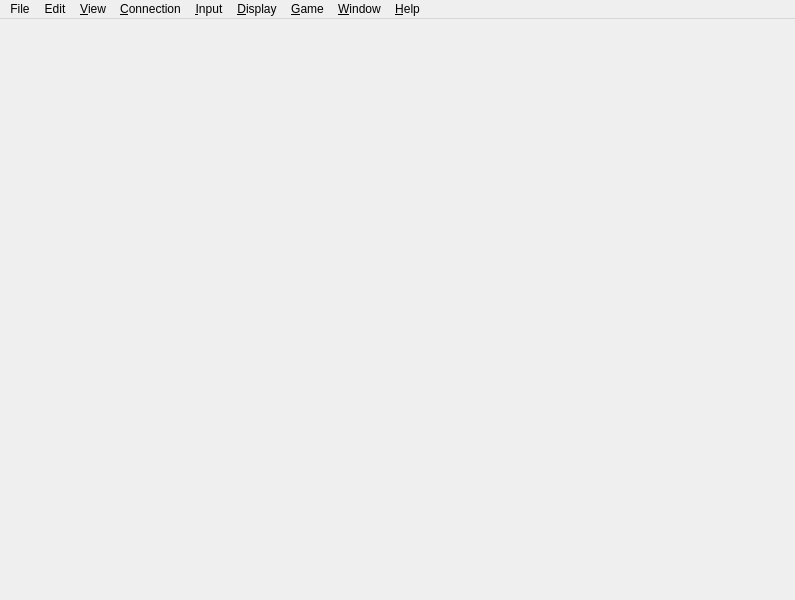
<?xml version="1.0" encoding="UTF-8"?>
<ui version="4.0">
 <class>App</class>
 <widget class="QMainWindow" name="App">
  <property name="geometry">
   <rect>
    <x>0</x>
    <y>0</y>
    <width>795</width>
    <height>600</height>
   </rect>
  </property>
  <property name="windowTitle">
   <string>qMUSHclient</string>
  </property>
  <property name="documentMode">
   <bool>true</bool>
  </property>
  <widget class="QTabWidget" name="world_tabs">
   <property name="autoFillBackground">
    <bool>false</bool>
   </property>
   <property name="documentMode">
    <bool>true</bool>
   </property>
   <property name="tabsClosable">
    <bool>true</bool>
   </property>
   <property name="movable">
    <bool>true</bool>
   </property>
   <property name="tabBarAutoHide">
    <bool>true</bool>
   </property>
  </widget>
  <widget class="QMenuBar" name="menuBar">
   <property name="geometry">
    <rect>
     <x>0</x>
     <y>0</y>
     <width>795</width>
     <height>27</height>
    </rect>
   </property>
   <widget class="QMenu" name="menu_file">
    <property name="title">
     <string>File</string>
    </property>
    <addaction name="action_new"/>
    <addaction name="action_open_world"/>
    <addaction name="action_open_worlds_in_startup_list"/>
    <addaction name="action_close_world"/>
    <addaction name="action_import"/>
    <addaction name="action_plugins"/>
    <addaction name="action_plugin_wizard"/>
    <addaction name="action_save_world_details"/>
    <addaction name="action_save_world_details_as"/>
    <addaction name="action_save_selection"/>
    <addaction name="separator"/>
    <addaction name="action_print"/>
    <addaction name="action_print_setup"/>
    <addaction name="action_global_preferences"/>
    <addaction name="action_log_session"/>
    <addaction name="action_reload_defaults"/>
    <addaction name="action_world_properties"/>
    <addaction name="action_windows_socket_info"/>
    <addaction name="separator"/>
    <addaction name="action_rec_1"/>
    <addaction name="action_rec_2"/>
    <addaction name="action_rec_3"/>
    <addaction name="action_rec_4"/>
    <addaction name="action_rec_5"/>
    <addaction name="separator"/>
    <addaction name="action_exit"/>
   </widget>
   <widget class="QMenu" name="menu_edit">
    <property name="title">
     <string>Edit</string>
    </property>
    <addaction name="action_undo"/>
    <addaction name="action_redo"/>
    <addaction name="separator"/>
    <addaction name="action_cut"/>
    <addaction name="action_copy"/>
    <addaction name="action_copy_as_html"/>
    <addaction name="action_paste"/>
    <addaction name="separator"/>
    <addaction name="action_paste_to_world"/>
    <addaction name="action_recall_last_word"/>
    <addaction name="separator"/>
    <addaction name="action_select_all"/>
    <addaction name="action_spell_check"/>
    <addaction name="separator"/>
    <addaction name="action_generate_character_name"/>
    <addaction name="action_reload_names_file"/>
    <addaction name="action_generate_unique_id"/>
    <addaction name="separator"/>
    <addaction name="action_color_picker"/>
    <addaction name="action_debug_packets"/>
    <addaction name="separator"/>
    <addaction name="action_go_to_matching_brace"/>
    <addaction name="action_select_to_matching_brace"/>
    <addaction name="separator"/>
    <addaction name="action_convert_clipboard_forum_codes"/>
   </widget>
   <widget class="QMenu" name="menu_view">
    <property name="title">
     <string>&amp;View</string>
    </property>
    <addaction name="action_world_toolbar"/>
    <addaction name="action_activity_toolbar"/>
    <addaction name="action_status_bar"/>
    <addaction name="action_info_bar"/>
    <addaction name="separator"/>
    <addaction name="action_reset_toolbar_locations"/>
    <addaction name="action_always_on_top"/>
    <addaction name="action_full_screen_mode"/>
   </widget>
   <widget class="QMenu" name="menu_connection">
    <property name="title">
     <string>&amp;Connection</string>
    </property>
    <addaction name="action_quick_connect"/>
    <addaction name="separator"/>
    <addaction name="action_connect"/>
    <addaction name="action_disconnect"/>
    <addaction name="separator"/>
    <addaction name="action_auto_connect"/>
    <addaction name="action_reconnect_on_disconnect"/>
    <addaction name="separator"/>
    <addaction name="action_connect_to_all_open_worlds"/>
    <addaction name="action_connect_to_worlds_in_startup_list"/>
   </widget>
   <widget class="QMenu" name="menu_input">
    <property name="title">
     <string>&amp;Input</string>
    </property>
    <addaction name="action_next_command"/>
    <addaction name="action_previous_command"/>
    <addaction name="action_repeat_last_command"/>
    <addaction name="action_quit_from_this_world"/>
    <addaction name="separator"/>
    <addaction name="action_command_history"/>
    <addaction name="action_clear_command_history"/>
    <addaction name="action_discard_queued_commands"/>
    <addaction name="separator"/>
    <addaction name="action_auto_say"/>
    <addaction name="action_send_file"/>
    <addaction name="action_global_change"/>
    <addaction name="action_key_name"/>
   </widget>
   <widget class="QMenu" name="menu_display">
    <property name="title">
     <string>&amp;Display</string>
    </property>
    <addaction name="action_start"/>
    <addaction name="action_page_up"/>
    <addaction name="action_page_down"/>
    <addaction name="action_end"/>
    <addaction name="action_line_up"/>
    <addaction name="action_line_down"/>
    <addaction name="separator"/>
    <addaction name="action_activity_list"/>
    <addaction name="action_pause_output"/>
    <addaction name="separator"/>
    <addaction name="action_find"/>
    <addaction name="action_find_again"/>
    <addaction name="action_recall_text"/>
    <addaction name="action_go_to_line"/>
    <addaction name="separator"/>
    <addaction name="action_go_to_url"/>
    <addaction name="action_send_mail_to"/>
    <addaction name="separator"/>
    <addaction name="action_clear_output_buffer"/>
    <addaction name="action_stop_sound_playing"/>
    <addaction name="separator"/>
    <addaction name="action_bookmark_selection"/>
    <addaction name="action_go_to_bookmark"/>
    <addaction name="action_highlight_word"/>
    <addaction name="action_multi_line_trigger"/>
    <addaction name="action_text_attributes"/>
    <addaction name="separator"/>
    <addaction name="action_no_command_echo"/>
   </widget>
   <widget class="QMenu" name="menu_game">
    <property name="title">
     <string>&amp;Game</string>
    </property>
    <widget class="QMenu" name="menu_configure">
     <property name="title">
      <string>&amp;Configure</string>
     </property>
     <addaction name="action_all_configuration"/>
     <addaction name="separator"/>
    </widget>
    <addaction name="menu_configure"/>
    <addaction name="action_chat_sessions"/>
    <addaction name="action_wrap_output"/>
    <addaction name="separator"/>
    <addaction name="action_test_trigger"/>
    <addaction name="separator"/>
    <addaction name="action_minimize_program"/>
    <addaction name="separator"/>
    <addaction name="action_immediate"/>
    <addaction name="action_edit_script_file"/>
    <addaction name="action_reload_script_file"/>
    <addaction name="action_trace"/>
    <addaction name="separator"/>
    <addaction name="action_reset_all_timers"/>
    <addaction name="separator"/>
    <addaction name="action_send_to_all_worlds"/>
    <addaction name="action_mapper"/>
    <addaction name="action_do_mapper_special"/>
    <addaction name="action_add_mapper_comment"/>
   </widget>
   <widget class="QMenu" name="menu_Window">
    <property name="title">
     <string>&amp;Window</string>
    </property>
    <addaction name="action_new_window"/>
    <addaction name="action_cascade"/>
    <addaction name="action_title_horizontally"/>
    <addaction name="action_tile_vertically"/>
    <addaction name="action_arrange_icons"/>
    <addaction name="action_minimize"/>
    <addaction name="action_close_all_notepad_windows"/>
    <addaction name="action_maximize"/>
    <addaction name="action_restore"/>
    <addaction name="separator"/>
   </widget>
   <widget class="QMenu" name="menu_Help">
    <property name="title">
     <string>&amp;Help</string>
    </property>
    <addaction name="action_tip_of_the_day"/>
    <addaction name="separator"/>
    <addaction name="action_getting_started"/>
    <addaction name="separator"/>
    <addaction name="action_contents"/>
    <addaction name="action_index"/>
    <addaction name="action_using_help"/>
    <addaction name="separator"/>
    <addaction name="action_bug_reports"/>
    <addaction name="action_documentation_web_page"/>
    <addaction name="action_forum"/>
    <addaction name="action_functions_list"/>
    <addaction name="action_functions_web_page"/>
    <addaction name="action_mud_lists"/>
    <addaction name="action_qmushclient_web_page"/>
    <addaction name="action_plugins_list"/>
    <addaction name="action_regular_expressions_web_page"/>
    <addaction name="action_about_qmushclient"/>
   </widget>
   <addaction name="menu_file"/>
   <addaction name="menu_edit"/>
   <addaction name="menu_view"/>
   <addaction name="menu_connection"/>
   <addaction name="menu_input"/>
   <addaction name="menu_display"/>
   <addaction name="menu_game"/>
   <addaction name="menu_Window"/>
   <addaction name="menu_Help"/>
  </widget>
  <action name="action_new">
   <property name="icon">
    <iconset theme="document-new">
     <normaloff>.</normaloff>.</iconset>
   </property>
   <property name="text">
    <string>&amp;New World...</string>
   </property>
   <property name="shortcut">
    <string>Ctrl+N</string>
   </property>
  </action>
  <action name="action_open_world">
   <property name="icon">
    <iconset theme="document-open">
     <normaloff>.</normaloff>.</iconset>
   </property>
   <property name="text">
    <string>&amp;Open World...</string>
   </property>
   <property name="shortcut">
    <string>Ctrl+O</string>
   </property>
  </action>
  <action name="action_open_worlds_in_startup_list">
   <property name="text">
    <string>Open Worlds in Startup List</string>
   </property>
   <property name="shortcut">
    <string>Ctrl+Alt+O</string>
   </property>
  </action>
  <action name="action_close_world">
   <property name="enabled">
    <bool>false</bool>
   </property>
   <property name="icon">
    <iconset theme="window-close">
     <normaloff>.</normaloff>.</iconset>
   </property>
   <property name="text">
    <string>&amp;Close World</string>
   </property>
  </action>
  <action name="action_import">
   <property name="enabled">
    <bool>false</bool>
   </property>
   <property name="icon">
    <iconset theme="document-import">
     <normaloff>.</normaloff>.</iconset>
   </property>
   <property name="text">
    <string>&amp;Import...</string>
   </property>
   <property name="shortcut">
    <string>Ctrl+Alt+I</string>
   </property>
  </action>
  <action name="action_plugins">
   <property name="enabled">
    <bool>false</bool>
   </property>
   <property name="icon">
    <iconset theme="plugins">
     <normaloff>.</normaloff>.</iconset>
   </property>
   <property name="text">
    <string>Pl&amp;ugins...</string>
   </property>
   <property name="shortcut">
    <string>Ctrl+Shift+P</string>
   </property>
  </action>
  <action name="action_plugin_wizard">
   <property name="enabled">
    <bool>false</bool>
   </property>
   <property name="text">
    <string>Plugin Wizard...</string>
   </property>
   <property name="shortcut">
    <string>Ctrl+Alt+Shift+P</string>
   </property>
  </action>
  <action name="action_save_world_details">
   <property name="enabled">
    <bool>false</bool>
   </property>
   <property name="icon">
    <iconset theme="document-save">
     <normaloff>.</normaloff>.</iconset>
   </property>
   <property name="text">
    <string>&amp;Save World Details</string>
   </property>
   <property name="shortcut">
    <string>Ctrl+S</string>
   </property>
  </action>
  <action name="action_save_world_details_as">
   <property name="enabled">
    <bool>false</bool>
   </property>
   <property name="icon">
    <iconset theme="document-save-as">
     <normaloff>.</normaloff>.</iconset>
   </property>
   <property name="text">
    <string>Save World Details &amp;As...</string>
   </property>
  </action>
  <action name="action_save_selection">
   <property name="enabled">
    <bool>false</bool>
   </property>
   <property name="text">
    <string>Save Selection...</string>
   </property>
  </action>
  <action name="action_print">
   <property name="enabled">
    <bool>false</bool>
   </property>
   <property name="icon">
    <iconset theme="document-print">
     <normaloff>.</normaloff>.</iconset>
   </property>
   <property name="text">
    <string>&amp;Print...</string>
   </property>
   <property name="shortcut">
    <string>Ctrl+P</string>
   </property>
  </action>
  <action name="action_print_setup">
   <property name="text">
    <string>Print Se&amp;tup...</string>
   </property>
  </action>
  <action name="action_global_preferences">
   <property name="icon">
    <iconset theme="configure">
     <normaloff>.</normaloff>.</iconset>
   </property>
   <property name="text">
    <string>&amp;Global Preferences...</string>
   </property>
   <property name="shortcut">
    <string>Ctrl+Alt+G</string>
   </property>
  </action>
  <action name="action_log_session">
   <property name="checkable">
    <bool>true</bool>
   </property>
   <property name="enabled">
    <bool>false</bool>
   </property>
   <property name="text">
    <string>&amp;Log Session...</string>
   </property>
   <property name="shortcut">
    <string>Ctrl+Shift+J</string>
   </property>
  </action>
  <action name="action_reload_defaults">
   <property name="enabled">
    <bool>false</bool>
   </property>
   <property name="text">
    <string>&amp;Reload Defaults</string>
   </property>
   <property name="shortcut">
    <string>Ctrl+Alt+R</string>
   </property>
  </action>
  <action name="action_world_properties">
   <property name="enabled">
    <bool>false</bool>
   </property>
   <property name="text">
    <string>&amp;World Properties...</string>
   </property>
   <property name="shortcut">
    <string>Alt+Return</string>
   </property>
  </action>
  <action name="action_windows_socket_info">
   <property name="text">
    <string>Windows Socket Info...</string>
   </property>
  </action>
  <action name="action_exit">
   <property name="icon">
    <iconset theme="application-exit">
     <normaloff>.</normaloff>.</iconset>
   </property>
   <property name="text">
    <string>E&amp;xit</string>
   </property>
   <property name="menuRole">
    <enum>QAction::QuitRole</enum>
   </property>
  </action>
  <action name="action_undo">
   <property name="enabled">
    <bool>false</bool>
   </property>
   <property name="icon">
    <iconset theme="edit-undo">
     <normaloff>.</normaloff>.</iconset>
   </property>
   <property name="text">
    <string>&amp;Undo</string>
   </property>
   <property name="shortcut">
    <string>Ctrl+Z</string>
   </property>
  </action>
  <action name="action_cut">
   <property name="enabled">
    <bool>false</bool>
   </property>
   <property name="icon">
    <iconset theme="edit-cut">
     <normaloff>.</normaloff>.</iconset>
   </property>
   <property name="text">
    <string>Cu&amp;t</string>
   </property>
   <property name="shortcut">
    <string>Ctrl+X</string>
   </property>
  </action>
  <action name="action_copy">
   <property name="enabled">
    <bool>false</bool>
   </property>
   <property name="icon">
    <iconset theme="edit-copy">
     <normaloff>.</normaloff>.</iconset>
   </property>
   <property name="text">
    <string>&amp;Copy</string>
   </property>
   <property name="shortcut">
    <string>Ctrl+C</string>
   </property>
  </action>
  <action name="action_copy_as_html">
   <property name="enabled">
    <bool>false</bool>
   </property>
   <property name="text">
    <string>Copy as HTML</string>
   </property>
   <property name="shortcut">
    <string>Ctrl+Alt+C</string>
   </property>
  </action>
  <action name="action_paste">
   <property name="enabled">
    <bool>false</bool>
   </property>
   <property name="icon">
    <iconset theme="edit-paste">
     <normaloff>.</normaloff>.</iconset>
   </property>
   <property name="text">
    <string>&amp;Paste</string>
   </property>
   <property name="shortcut">
    <string>Ctrl+V</string>
   </property>
  </action>
  <action name="action_paste_to_world">
   <property name="enabled">
    <bool>false</bool>
   </property>
   <property name="text">
    <string>Paste to &amp;World...</string>
   </property>
   <property name="shortcut">
    <string>Ctrl+Shift+V</string>
   </property>
  </action>
  <action name="action_recall_last_word">
   <property name="enabled">
    <bool>false</bool>
   </property>
   <property name="text">
    <string>Recall Last Word</string>
   </property>
   <property name="shortcut">
    <string>Ctrl+Backspace</string>
   </property>
  </action>
  <action name="action_select_all">
   <property name="enabled">
    <bool>false</bool>
   </property>
   <property name="icon">
    <iconset theme="edit-select-all">
     <normaloff>.</normaloff>.</iconset>
   </property>
   <property name="text">
    <string>Select &amp;All</string>
   </property>
   <property name="shortcut">
    <string>Ctrl+A</string>
   </property>
  </action>
  <action name="action_spell_check">
   <property name="enabled">
    <bool>false</bool>
   </property>
   <property name="icon">
    <iconset theme="tools-check-spelling">
     <normaloff>.</normaloff>.</iconset>
   </property>
   <property name="text">
    <string>Sp&amp;ell Check</string>
   </property>
   <property name="shortcut">
    <string>Ctrl+J</string>
   </property>
  </action>
  <action name="action_generate_character_name">
   <property name="text">
    <string>&amp;Generate Character Name...</string>
   </property>
   <property name="shortcut">
    <string>Ctrl+Alt+N</string>
   </property>
  </action>
  <action name="action_reload_names_file">
   <property name="text">
    <string>&amp;Reload Names File...</string>
   </property>
  </action>
  <action name="action_generate_unique_id">
   <property name="text">
    <string>Generate Unique I&amp;D...</string>
   </property>
  </action>
  <action name="actionNotepad">
   <property name="enabled">
    <bool>true</bool>
   </property>
   <property name="text">
    <string>&amp;Notepad</string>
   </property>
   <property name="shortcut">
    <string>Ctrl+Alt+W</string>
   </property>
  </action>
  <action name="actionFlip_To_Notepad">
   <property name="enabled">
    <bool>false</bool>
   </property>
   <property name="text">
    <string>&amp;Flip To Notepad</string>
   </property>
   <property name="shortcut">
    <string>Ctrl+Alt+Space</string>
   </property>
  </action>
  <action name="action_color_picker">
   <property name="icon">
    <iconset theme="color-picker">
     <normaloff>.</normaloff>.</iconset>
   </property>
   <property name="text">
    <string>Color Picker</string>
   </property>
   <property name="shortcut">
    <string>Ctrl+Alt+P</string>
   </property>
  </action>
  <action name="action_debug_packets">
   <property name="checkable">
    <bool>true</bool>
   </property>
   <property name="enabled">
    <bool>false</bool>
   </property>
   <property name="text">
    <string>Debug Packets</string>
   </property>
   <property name="shortcut">
    <string>Ctrl+Alt+F11</string>
   </property>
  </action>
  <action name="action_go_to_matching_brace">
   <property name="enabled">
    <bool>false</bool>
   </property>
   <property name="text">
    <string>Go to &amp;Matching Brace</string>
   </property>
   <property name="shortcut">
    <string>Ctrl+E</string>
   </property>
  </action>
  <action name="action_select_to_matching_brace">
   <property name="enabled">
    <bool>false</bool>
   </property>
   <property name="text">
    <string>Select to Matching Br&amp;ace</string>
   </property>
   <property name="shortcut">
    <string>Ctrl+Shift+E</string>
   </property>
  </action>
  <action name="action_convert_clipboard_forum_codes">
   <property name="text">
    <string>Convert Clipboard Forum Codes</string>
   </property>
   <property name="shortcut">
    <string>Ctrl+Alt+Shift+O</string>
   </property>
  </action>
  <action name="action_rec_1">
   <property name="enabled">
    <bool>false</bool>
   </property>
   <property name="text">
    <string notr="true">&amp;1 </string>
   </property>
   <property name="visible">
    <bool>false</bool>
   </property>
  </action>
  <action name="action_rec_2">
   <property name="text">
    <string notr="true">&amp;2 </string>
   </property>
   <property name="whatsThis">
    <string/>
   </property>
   <property name="visible">
    <bool>false</bool>
   </property>
  </action>
  <action name="action_rec_3">
   <property name="text">
    <string notr="true">&amp;3 </string>
   </property>
   <property name="visible">
    <bool>false</bool>
   </property>
  </action>
  <action name="action_rec_4">
   <property name="text">
    <string notr="true">&amp;4 </string>
   </property>
   <property name="visible">
    <bool>false</bool>
   </property>
  </action>
  <action name="action_rec_5">
   <property name="text">
    <string notr="true">&amp;5 </string>
   </property>
   <property name="visible">
    <bool>false</bool>
   </property>
  </action>
  <action name="action_world_toolbar">
   <property name="checkable">
    <bool>true</bool>
   </property>
   <property name="text">
    <string>&amp;World Toolbar</string>
   </property>
  </action>
  <action name="action_activity_toolbar">
   <property name="checkable">
    <bool>true</bool>
   </property>
   <property name="text">
    <string>&amp;Activity Toolbar</string>
   </property>
  </action>
  <action name="action_status_bar">
   <property name="checkable">
    <bool>true</bool>
   </property>
   <property name="text">
    <string>&amp;Status Bar</string>
   </property>
  </action>
  <action name="action_info_bar">
   <property name="checkable">
    <bool>true</bool>
   </property>
   <property name="text">
    <string>&amp;Info Bar</string>
   </property>
  </action>
  <action name="action_reset_toolbar_locations">
   <property name="text">
    <string>&amp;Reset Toolbar Locations</string>
   </property>
  </action>
  <action name="action_always_on_top">
   <property name="checkable">
    <bool>true</bool>
   </property>
   <property name="text">
    <string>Always &amp;On Top</string>
   </property>
  </action>
  <action name="action_full_screen_mode">
   <property name="checkable">
    <bool>true</bool>
   </property>
   <property name="text">
    <string>&amp;Full Screen Mode</string>
   </property>
   <property name="shortcut">
    <string>Ctrl+Alt+F</string>
   </property>
  </action>
  <action name="action_quick_connect">
   <property name="icon">
    <iconset theme="quickopen">
     <normaloff>.</normaloff>.</iconset>
   </property>
   <property name="text">
    <string>&amp;Quick Connect...</string>
   </property>
   <property name="shortcut">
    <string>Ctrl+Alt+Shift+K</string>
   </property>
  </action>
  <action name="action_connect">
   <property name="icon">
    <iconset theme="network-connect">
     <normaloff>.</normaloff>.</iconset>
   </property>
   <property name="text">
    <string>&amp;Connect</string>
   </property>
   <property name="shortcut">
    <string>Ctrl+K</string>
   </property>
  </action>
  <action name="action_disconnect">
   <property name="enabled">
    <bool>false</bool>
   </property>
   <property name="icon">
    <iconset theme="network-disconnect">
     <normaloff>.</normaloff>.</iconset>
   </property>
   <property name="text">
    <string>&amp;Disconnect</string>
   </property>
   <property name="shortcut">
    <string>Ctrl+Shift+K</string>
   </property>
  </action>
  <action name="action_auto_connect">
   <property name="checkable">
    <bool>true</bool>
   </property>
   <property name="text">
    <string>&amp;Auto Connect</string>
   </property>
  </action>
  <action name="action_reconnect_on_disconnect">
   <property name="checkable">
    <bool>true</bool>
   </property>
   <property name="text">
    <string>&amp;Reconnect On Disconnect</string>
   </property>
  </action>
  <action name="action_connect_to_all_open_worlds">
   <property name="text">
    <string>Connect To All Open &amp;Worlds</string>
   </property>
   <property name="shortcut">
    <string>Ctrl+Alt+K</string>
   </property>
  </action>
  <action name="action_connect_to_worlds_in_startup_list">
   <property name="text">
    <string>Connect To Worlds &amp;In Startup List</string>
   </property>
  </action>
  <action name="actionActivate_Input_Area">
   <property name="text">
    <string>Activate &amp;Input Area</string>
   </property>
  </action>
  <action name="action_next_command">
   <property name="enabled">
    <bool>false</bool>
   </property>
   <property name="icon">
    <iconset theme="go-next">
     <normaloff>.</normaloff>.</iconset>
   </property>
   <property name="text">
    <string>&amp;Next Command</string>
   </property>
   <property name="shortcut">
    <string>Alt+Down</string>
   </property>
  </action>
  <action name="action_previous_command">
   <property name="enabled">
    <bool>false</bool>
   </property>
   <property name="icon">
    <iconset theme="go-previous">
     <normaloff>.</normaloff>.</iconset>
   </property>
   <property name="text">
    <string>&amp;Previous Command</string>
   </property>
   <property name="shortcut">
    <string>Alt+Up</string>
   </property>
  </action>
  <action name="action_repeat_last_command">
   <property name="enabled">
    <bool>false</bool>
   </property>
   <property name="icon">
    <iconset theme="media-playlist-repeat">
     <normaloff>.</normaloff>.</iconset>
   </property>
   <property name="text">
    <string>&amp;Repeat Last Command</string>
   </property>
   <property name="shortcut">
    <string>Ctrl+R</string>
   </property>
  </action>
  <action name="action_quit_from_this_world">
   <property name="enabled">
    <bool>false</bool>
   </property>
   <property name="text">
    <string>&amp;Quit From This World...</string>
   </property>
   <property name="shortcut">
    <string>Ctrl+Shift+Q</string>
   </property>
  </action>
  <action name="action_command_history">
   <property name="icon">
    <iconset theme="shallow-history">
     <normaloff>.</normaloff>.</iconset>
   </property>
   <property name="text">
    <string>Command &amp;History...</string>
   </property>
   <property name="shortcut">
    <string>Ctrl+H</string>
   </property>
  </action>
  <action name="action_clear_command_history">
   <property name="enabled">
    <bool>false</bool>
   </property>
   <property name="icon">
    <iconset theme="edit-clear-history">
     <normaloff>.</normaloff>.</iconset>
   </property>
   <property name="text">
    <string>&amp;Clear Command History...</string>
   </property>
   <property name="shortcut">
    <string>Ctrl+Shift+D</string>
   </property>
  </action>
  <action name="action_discard_queued_commands">
   <property name="enabled">
    <bool>false</bool>
   </property>
   <property name="text">
    <string>&amp;Discard 0 Queued Commands</string>
   </property>
   <property name="shortcut">
    <string>Ctrl+D</string>
   </property>
  </action>
  <action name="action_auto_say">
   <property name="enabled">
    <bool>false</bool>
   </property>
   <property name="text">
    <string>&amp;Auto Say</string>
   </property>
   <property name="shortcut">
    <string>Ctrl+Shift+A</string>
   </property>
  </action>
  <action name="action_send_file">
   <property name="enabled">
    <bool>false</bool>
   </property>
   <property name="icon">
    <iconset theme="document-send">
     <normaloff>.</normaloff>.</iconset>
   </property>
   <property name="text">
    <string>&amp;Send File...</string>
   </property>
   <property name="shortcut">
    <string>Ctrl+Shift+O</string>
   </property>
  </action>
  <action name="action_global_change">
   <property name="enabled">
    <bool>false</bool>
   </property>
   <property name="text">
    <string>Global Change...</string>
   </property>
   <property name="shortcut">
    <string>Ctrl+Shift+G</string>
   </property>
  </action>
  <action name="action_key_name">
   <property name="text">
    <string>&amp;Key Name...</string>
   </property>
  </action>
  <action name="action_start">
   <property name="icon">
    <iconset theme="go-top">
     <normaloff>.</normaloff>.</iconset>
   </property>
   <property name="text">
    <string>&amp;Start</string>
   </property>
   <property name="shortcut">
    <string>Ctrl+Home</string>
   </property>
  </action>
  <action name="action_page_up">
   <property name="icon">
    <iconset theme="go-up">
     <normaloff>.</normaloff>.</iconset>
   </property>
   <property name="text">
    <string>Page &amp;Up</string>
   </property>
   <property name="shortcut">
    <string>PgUp</string>
   </property>
  </action>
  <action name="action_page_down">
   <property name="icon">
    <iconset theme="go-down">
     <normaloff>.</normaloff>.</iconset>
   </property>
   <property name="text">
    <string>Page &amp;Down</string>
   </property>
   <property name="shortcut">
    <string>PgDown</string>
   </property>
  </action>
  <action name="action_end">
   <property name="icon">
    <iconset theme="go-bottom">
     <normaloff>.</normaloff>.</iconset>
   </property>
   <property name="text">
    <string>&amp;End</string>
   </property>
   <property name="shortcut">
    <string>Ctrl+End</string>
   </property>
  </action>
  <action name="action_line_up">
   <property name="text">
    <string>Line Up</string>
   </property>
   <property name="shortcut">
    <string>Ctrl+Up</string>
   </property>
  </action>
  <action name="action_line_down">
   <property name="text">
    <string>Line Down</string>
   </property>
   <property name="shortcut">
    <string>Ctrl+Down</string>
   </property>
  </action>
  <action name="action_activity_list">
   <property name="text">
    <string>&amp;Activity List</string>
   </property>
   <property name="shortcut">
    <string>Ctrl+Shift+L</string>
   </property>
  </action>
  <action name="action_pause_output">
   <property name="checkable">
    <bool>true</bool>
   </property>
   <property name="enabled">
    <bool>false</bool>
   </property>
   <property name="icon">
    <iconset theme="media-playback-pause">
     <normaloff>.</normaloff>.</iconset>
   </property>
   <property name="text">
    <string>Pause &amp;Output</string>
   </property>
   <property name="shortcut">
    <string>Ctrl+Space</string>
   </property>
  </action>
  <action name="action_find">
   <property name="icon">
    <iconset theme="edit-find">
     <normaloff>.</normaloff>.</iconset>
   </property>
   <property name="text">
    <string>&amp;Find...</string>
   </property>
   <property name="shortcut">
    <string>Ctrl+F</string>
   </property>
  </action>
  <action name="action_find_again">
   <property name="text">
    <string>Find Again</string>
   </property>
   <property name="shortcut">
    <string>Ctrl+Shift+F</string>
   </property>
  </action>
  <action name="action_recall_text">
   <property name="text">
    <string>&amp;Recall Text...</string>
   </property>
   <property name="shortcut">
    <string>Ctrl+U</string>
   </property>
  </action>
  <action name="action_go_to_line">
   <property name="icon">
    <iconset theme="go-jump">
     <normaloff>.</normaloff>.</iconset>
   </property>
   <property name="text">
    <string>Go To Line...</string>
   </property>
   <property name="shortcut">
    <string>Ctrl+Alt+L</string>
   </property>
  </action>
  <action name="action_go_to_url">
   <property name="enabled">
    <bool>false</bool>
   </property>
   <property name="icon">
    <iconset theme="internet-services">
     <normaloff>.</normaloff>.</iconset>
   </property>
   <property name="text">
    <string>Go To URL...</string>
   </property>
   <property name="shortcut">
    <string>Ctrl+Alt+J</string>
   </property>
  </action>
  <action name="action_clear_output_buffer">
   <property name="text">
    <string>Clear Output Buffer...</string>
   </property>
   <property name="shortcut">
    <string>Ctrl+Shift+C</string>
   </property>
  </action>
  <action name="action_stop_sound_playing">
   <property name="icon">
    <iconset theme="media-playback-stop">
     <normaloff>.</normaloff>.</iconset>
   </property>
   <property name="text">
    <string>Stop Sound Playing</string>
   </property>
   <property name="shortcut">
    <string>Ctrl+Alt+B</string>
   </property>
  </action>
  <action name="action_bookmark_selection">
   <property name="icon">
    <iconset theme="bookmark-new">
     <normaloff>.</normaloff>.</iconset>
   </property>
   <property name="text">
    <string>&amp;Bookmark Selection</string>
   </property>
   <property name="shortcut">
    <string>Ctrl+Shift+B</string>
   </property>
  </action>
  <action name="action_go_to_bookmark">
   <property name="text">
    <string>&amp;Go To Bookmark</string>
   </property>
   <property name="shortcut">
    <string>Ctrl+B</string>
   </property>
  </action>
  <action name="action_highlight_word">
   <property name="icon">
    <iconset theme="draw-highlight">
     <normaloff>.</normaloff>.</iconset>
   </property>
   <property name="text">
    <string>&amp;Highlight Word...</string>
   </property>
   <property name="shortcut">
    <string>Ctrl+Alt+H</string>
   </property>
  </action>
  <action name="action_multi_line_trigger">
   <property name="text">
    <string>&amp;Multi-Line Trigger...</string>
   </property>
  </action>
  <action name="action_text_attributes">
   <property name="text">
    <string>&amp;Text Attributes...</string>
   </property>
   <property name="shortcut">
    <string>Ctrl+Alt+A</string>
   </property>
  </action>
  <action name="action_no_command_echo">
   <property name="checkable">
    <bool>true</bool>
   </property>
   <property name="text">
    <string>No Command Echo</string>
   </property>
   <property name="shortcut">
    <string>Ctrl+Alt+E</string>
   </property>
  </action>
  <action name="action_send_mail_to">
   <property name="enabled">
    <bool>false</bool>
   </property>
   <property name="icon">
    <iconset theme="mail-send">
     <normaloff>.</normaloff>.</iconset>
   </property>
   <property name="text">
    <string>Send Mail To...</string>
   </property>
  </action>
  <action name="action_all_configuration">
   <property name="text">
    <string>&amp;All Configuration...</string>
   </property>
   <property name="shortcut">
    <string>Alt+Return</string>
   </property>
  </action>
  <action name="action_chat_sessions">
   <property name="text">
    <string>Chat Sessions</string>
   </property>
   <property name="shortcut">
    <string>Ctrl+Alt+Shift+C</string>
   </property>
  </action>
  <action name="action_wrap_output">
   <property name="checkable">
    <bool>true</bool>
   </property>
   <property name="checked">
    <bool>true</bool>
   </property>
   <property name="text">
    <string>Wrap &amp;Output</string>
   </property>
  </action>
  <action name="action_test_trigger">
   <property name="text">
    <string>Test &amp;Trigger...</string>
   </property>
   <property name="shortcut">
    <string>Ctrl+Shift+F12</string>
   </property>
  </action>
  <action name="action_minimize_program">
   <property name="text">
    <string>Minimize &amp;Program</string>
   </property>
   <property name="shortcut">
    <string>Ctrl+M</string>
   </property>
  </action>
  <action name="action_immediate">
   <property name="text">
    <string>&amp;Immediate...</string>
   </property>
   <property name="shortcut">
    <string>Ctrl+I</string>
   </property>
  </action>
  <action name="action_edit_script_file">
   <property name="enabled">
    <bool>false</bool>
   </property>
   <property name="text">
    <string>&amp;Edit Script File...</string>
   </property>
   <property name="shortcut">
    <string>Ctrl+Shift+M</string>
   </property>
  </action>
  <action name="action_reload_script_file">
   <property name="text">
    <string>&amp;Reload Script File</string>
   </property>
   <property name="shortcut">
    <string>Ctrl+Shift+R</string>
   </property>
  </action>
  <action name="action_trace">
   <property name="checkable">
    <bool>true</bool>
   </property>
   <property name="text">
    <string>Tr&amp;ace</string>
   </property>
   <property name="shortcut">
    <string>Ctrl+Alt+T</string>
   </property>
  </action>
  <action name="action_reset_all_timers">
   <property name="enabled">
    <bool>false</bool>
   </property>
   <property name="text">
    <string>Reset All Timers</string>
   </property>
   <property name="shortcut">
    <string>Ctrl+Shift+T</string>
   </property>
  </action>
  <action name="action_send_to_all_worlds">
   <property name="text">
    <string>&amp;Send To All Worlds...</string>
   </property>
   <property name="shortcut">
    <string>Ctrl+Alt+S</string>
   </property>
  </action>
  <action name="action_mapper">
   <property name="text">
    <string>&amp;Mapper</string>
   </property>
   <property name="shortcut">
    <string>Ctrl+Alt+M</string>
   </property>
  </action>
  <action name="action_do_mapper_special">
   <property name="enabled">
    <bool>false</bool>
   </property>
   <property name="text">
    <string>&amp;Do Mapper Special...</string>
   </property>
   <property name="shortcut">
    <string>Ctrl+Alt+D</string>
   </property>
  </action>
  <action name="action_add_mapper_comment">
   <property name="enabled">
    <bool>false</bool>
   </property>
   <property name="text">
    <string>Add Mapper Comment...</string>
   </property>
   <property name="shortcut">
    <string>Ctrl+Alt+Shift+D</string>
   </property>
  </action>
  <action name="action_new_window">
   <property name="icon">
    <iconset theme="window-new">
     <normaloff>.</normaloff>.</iconset>
   </property>
   <property name="text">
    <string>&amp;New Window</string>
   </property>
  </action>
  <action name="action_cascade">
   <property name="text">
    <string>&amp;Cascade</string>
   </property>
  </action>
  <action name="action_title_horizontally">
   <property name="text">
    <string>&amp;Title Horizontally</string>
   </property>
  </action>
  <action name="action_tile_vertically">
   <property name="text">
    <string>Tile Vertically</string>
   </property>
  </action>
  <action name="action_arrange_icons">
   <property name="text">
    <string>&amp;Arrange Icons</string>
   </property>
  </action>
  <action name="action_minimize">
   <property name="icon">
    <iconset theme="window-minimize">
     <normaloff>.</normaloff>.</iconset>
   </property>
   <property name="text">
    <string>&amp;Minimize</string>
   </property>
  </action>
  <action name="action_close_all_notepad_windows">
   <property name="icon">
    <iconset theme="document-close">
     <normaloff>.</normaloff>.</iconset>
   </property>
   <property name="text">
    <string>Close A&amp;ll Notepad Windows</string>
   </property>
  </action>
  <action name="action_maximize">
   <property name="icon">
    <iconset theme="window-maximize">
     <normaloff>.</normaloff>.</iconset>
   </property>
   <property name="text">
    <string>Maximize</string>
   </property>
  </action>
  <action name="action_restore">
   <property name="icon">
    <iconset theme="window-restore">
     <normaloff>.</normaloff>.</iconset>
   </property>
   <property name="text">
    <string>Restore</string>
   </property>
  </action>
  <action name="action_tip_of_the_day">
   <property name="icon">
    <iconset theme="dialog-information">
     <normaloff>.</normaloff>.</iconset>
   </property>
   <property name="text">
    <string>&amp;Tip Of The Day...</string>
   </property>
  </action>
  <action name="action_getting_started">
   <property name="text">
    <string>&amp;Getting Started...</string>
   </property>
  </action>
  <action name="action_contents">
   <property name="icon">
    <iconset theme="help-contents">
     <normaloff>.</normaloff>.</iconset>
   </property>
   <property name="text">
    <string>&amp;Contents</string>
   </property>
  </action>
  <action name="action_index">
   <property name="text">
    <string>&amp;Index</string>
   </property>
  </action>
  <action name="action_using_help">
   <property name="icon">
    <iconset theme="help-about">
     <normaloff>.</normaloff>.</iconset>
   </property>
   <property name="text">
    <string>&amp;Using Help</string>
   </property>
  </action>
  <action name="action_bug_reports">
   <property name="icon">
    <iconset theme="tools-report-bug">
     <normaloff>.</normaloff>.</iconset>
   </property>
   <property name="text">
    <string>&amp;Bug Reports...</string>
   </property>
  </action>
  <action name="action_documentation_web_page">
   <property name="text">
    <string>&amp;Documentation Web Page...</string>
   </property>
  </action>
  <action name="action_forum">
   <property name="text">
    <string>&amp;Forum...</string>
   </property>
   <property name="shortcut">
    <string>Ctrl+Alt+Shift+F</string>
   </property>
  </action>
  <action name="action_functions_list">
   <property name="text">
    <string>Functions &amp;List...</string>
   </property>
   <property name="shortcut">
    <string>Ctrl+Alt+Shift+L</string>
   </property>
  </action>
  <action name="action_functions_web_page">
   <property name="text">
    <string>Fu&amp;nctions Web Page...</string>
   </property>
   <property name="shortcut">
    <string>Ctrl+Alt+Shift+U</string>
   </property>
  </action>
  <action name="action_mud_lists">
   <property name="text">
    <string>&amp;MUD Lists...</string>
   </property>
  </action>
  <action name="action_qmushclient_web_page">
   <property name="text">
    <string>qMUSHclient &amp;Web Page...</string>
   </property>
   <property name="shortcut">
    <string>Ctrl+Alt+Shift+W</string>
   </property>
  </action>
  <action name="action_plugins_list">
   <property name="text">
    <string>&amp;Plugins List...</string>
   </property>
  </action>
  <action name="action_regular_expressions_web_page">
   <property name="text">
    <string>Regular &amp;Expressions Web Page...</string>
   </property>
  </action>
  <action name="action_about_qmushclient">
   <property name="text">
    <string>&amp;About qMUSHclient...</string>
   </property>
  </action>
  <action name="action_redo">
   <property name="enabled">
    <bool>false</bool>
   </property>
   <property name="icon">
    <iconset theme="edit-redo">
     <normaloff>.</normaloff>.</iconset>
   </property>
   <property name="text">
    <string>Redo</string>
   </property>
   <property name="shortcut">
    <string>Ctrl+Y, Ctrl+Shift+Z</string>
   </property>
  </action>
 </widget>
 <resources/>
 <connections/>
</ui>
